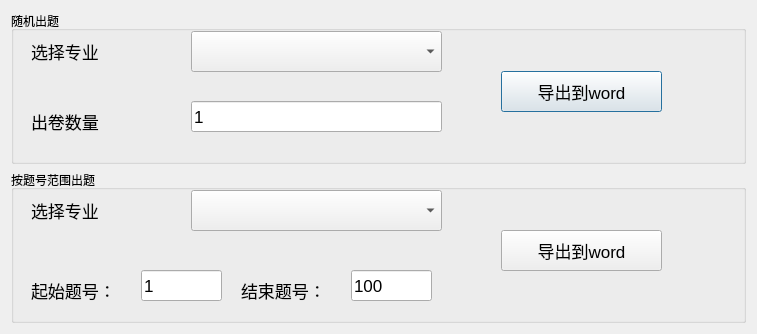
<?xml version="1.0" encoding="UTF-8"?>
<ui version="4.0">
 <class>Dialog</class>
 <widget class="QDialog" name="Dialog">
  <property name="geometry">
   <rect>
    <x>0</x>
    <y>0</y>
    <width>757</width>
    <height>334</height>
   </rect>
  </property>
  <property name="minimumSize">
   <size>
    <width>757</width>
    <height>334</height>
   </size>
  </property>
  <property name="maximumSize">
   <size>
    <width>757</width>
    <height>334</height>
   </size>
  </property>
  <property name="windowTitle">
   <string>出卷</string>
  </property>
  <layout class="QVBoxLayout" name="verticalLayout">
   <item>
    <widget class="QGroupBox" name="groupBox">
     <property name="title">
      <string>随机出题</string>
     </property>
     <widget class="QLabel" name="label_2">
      <property name="geometry">
       <rect>
        <x>20</x>
        <y>100</y>
        <width>111</width>
        <height>21</height>
       </rect>
      </property>
      <property name="font">
       <font>
        <pointsize>13</pointsize>
       </font>
      </property>
      <property name="text">
       <string>出卷数量</string>
      </property>
     </widget>
     <widget class="QLabel" name="label">
      <property name="geometry">
       <rect>
        <x>20</x>
        <y>30</y>
        <width>111</width>
        <height>21</height>
       </rect>
      </property>
      <property name="font">
       <font>
        <pointsize>13</pointsize>
       </font>
      </property>
      <property name="text">
       <string>选择专业</string>
      </property>
     </widget>
     <widget class="QLineEdit" name="lineEdit">
      <property name="geometry">
       <rect>
        <x>180</x>
        <y>90</y>
        <width>251</width>
        <height>31</height>
       </rect>
      </property>
      <property name="font">
       <font>
        <pointsize>13</pointsize>
       </font>
      </property>
      <property name="text">
       <string>1</string>
      </property>
     </widget>
     <widget class="QPushButton" name="pushButton">
      <property name="geometry">
       <rect>
        <x>490</x>
        <y>60</y>
        <width>161</width>
        <height>41</height>
       </rect>
      </property>
      <property name="font">
       <font>
        <pointsize>13</pointsize>
       </font>
      </property>
      <property name="text">
       <string>导出到word</string>
      </property>
     </widget>
     <widget class="QComboBox" name="comboBox">
      <property name="geometry">
       <rect>
        <x>180</x>
        <y>20</y>
        <width>251</width>
        <height>41</height>
       </rect>
      </property>
      <property name="font">
       <font>
        <pointsize>13</pointsize>
       </font>
      </property>
     </widget>
    </widget>
   </item>
   <item>
    <widget class="QGroupBox" name="groupBox_2">
     <property name="title">
      <string>按题号范围出题</string>
     </property>
     <widget class="QLabel" name="label_3">
      <property name="geometry">
       <rect>
        <x>20</x>
        <y>110</y>
        <width>111</width>
        <height>21</height>
       </rect>
      </property>
      <property name="font">
       <font>
        <pointsize>13</pointsize>
       </font>
      </property>
      <property name="text">
       <string>起始题号：</string>
      </property>
     </widget>
     <widget class="QLineEdit" name="lineEdit_2">
      <property name="geometry">
       <rect>
        <x>130</x>
        <y>100</y>
        <width>81</width>
        <height>31</height>
       </rect>
      </property>
      <property name="font">
       <font>
        <pointsize>13</pointsize>
       </font>
      </property>
      <property name="text">
       <string>1</string>
      </property>
     </widget>
     <widget class="QLabel" name="label_4">
      <property name="geometry">
       <rect>
        <x>230</x>
        <y>110</y>
        <width>111</width>
        <height>21</height>
       </rect>
      </property>
      <property name="font">
       <font>
        <pointsize>13</pointsize>
       </font>
      </property>
      <property name="text">
       <string>结束题号：</string>
      </property>
     </widget>
     <widget class="QLineEdit" name="lineEdit_3">
      <property name="geometry">
       <rect>
        <x>340</x>
        <y>100</y>
        <width>81</width>
        <height>31</height>
       </rect>
      </property>
      <property name="font">
       <font>
        <pointsize>13</pointsize>
       </font>
      </property>
      <property name="text">
       <string>100</string>
      </property>
     </widget>
     <widget class="QPushButton" name="pushButton_2">
      <property name="geometry">
       <rect>
        <x>490</x>
        <y>60</y>
        <width>161</width>
        <height>41</height>
       </rect>
      </property>
      <property name="font">
       <font>
        <pointsize>13</pointsize>
       </font>
      </property>
      <property name="text">
       <string>导出到word</string>
      </property>
     </widget>
     <widget class="QComboBox" name="comboBox_2">
      <property name="geometry">
       <rect>
        <x>180</x>
        <y>20</y>
        <width>251</width>
        <height>41</height>
       </rect>
      </property>
      <property name="font">
       <font>
        <pointsize>13</pointsize>
       </font>
      </property>
     </widget>
     <widget class="QLabel" name="label_5">
      <property name="geometry">
       <rect>
        <x>20</x>
        <y>30</y>
        <width>111</width>
        <height>21</height>
       </rect>
      </property>
      <property name="font">
       <font>
        <pointsize>13</pointsize>
       </font>
      </property>
      <property name="text">
       <string>选择专业</string>
      </property>
     </widget>
    </widget>
   </item>
  </layout>
 </widget>
 <resources/>
 <connections/>
</ui>
